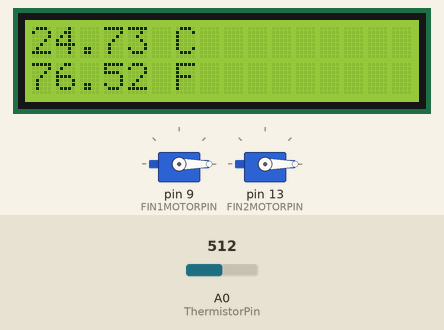
A sketch run on a simulated Arduino Uno, built with avr-gcc and run on an emulated ATmega328P. On the bench: 2 × servo, 16×2 character LCD. The inputs (shaded band) are chosen by the test bench; at power-on: A0 (ThermistorPin) = 512. What the sketch prints to the serial monitor is not drawn.

Above: at 1.2 s.
1.3 s: A0 (ThermistorPin) set to 716
At 6.1 s:
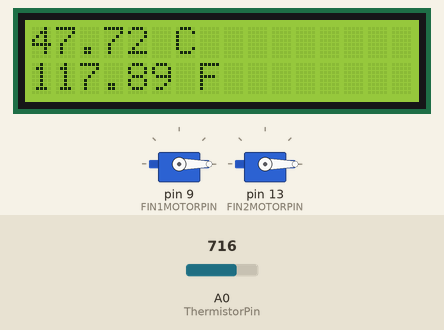
7.3 s: A0 (ThermistorPin) set to 900
At 11.4 s:
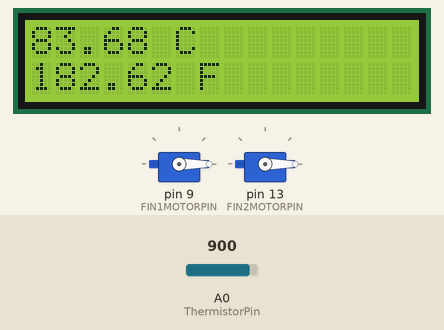
13.3 s: A0 (ThermistorPin) set to 1023
At 15.4 s:
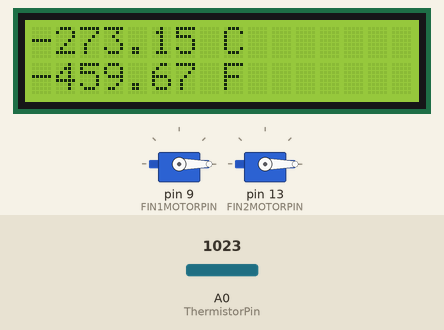
19.3 s: A0 (ThermistorPin) set to 950
At 20.7 s:
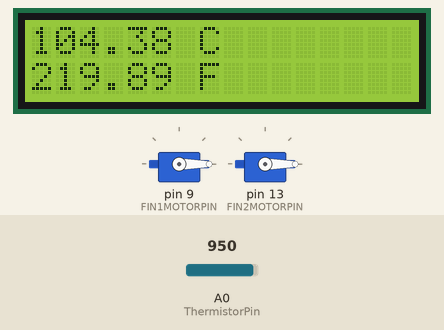
25.3 s: A0 (ThermistorPin) set to 930
At 31.2 s:
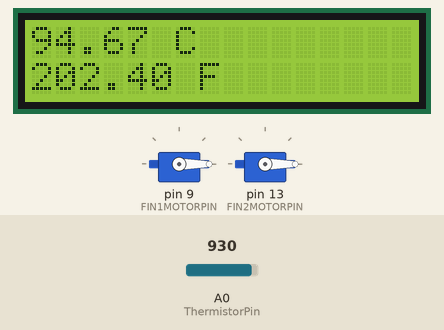
Timing chart, 0 to 32.6 s (numbered marks = the images above; inputs shaded):
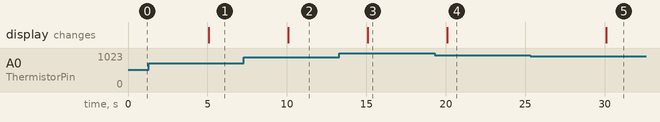

The sketch:

ResponsiveFacade.ino
```cpp
// TEMPERATURE SENSOR (THERMISTOR TUTORIAL) - referred Circuit Basis - https://www.circuitbasics.com/arduino-thermistor-temperature-sensor-tutorial/
// Steinhart-Hart equation is used to convert the resistance of the thermistor to a temperature reading.

// Libraries
#include <Servo.h>
#include <LiquidCrystal.h>
LiquidCrystal lcd(12, 11, 6, 5, 4, 3);

// Make servo "object", here - doorMotor
Servo fin1Motor, fin2Motor;
const int FIN1MOTORPIN = 9;
const int FIN2MOTORPIN = 13;

int ThermistorPin = 0;
int Vo;
float R1 = 10000;
float logR2, R2, T, Tc, Tf, servo1Angle, servo2Angle;
float c1 = 1.009249522e-03, c2 = 2.378405444e-04, c3 = 2.019202697e-07;

void setup() {
  Serial.begin(9600);
  servo1Angle = 0.0;
  servo2Angle = 0.0;

  // Tell Arduino where the motor is plugged
  fin1Motor.attach(FIN1MOTORPIN);
  fin2Motor.attach(FIN2MOTORPIN);

  fin1Motor.write(servo1Angle);
  fin2Motor.write(servo2Angle);

  // LCD format
  lcd.begin(16, 2);
}

void loop() {
  // Reading thermoristor values
  Vo = analogRead(ThermistorPin);
  R2 = R1 * (1023.0 / (float)Vo - 1.0);
  logR2 = log(R2);

  // Voltage to K Temperature converstion
  T = (1.0 / (c1 + c2*logR2 + c3*logR2*logR2*logR2));

  // Celcius and Farenheit conversion
  Tc = T - 273.15;
  Tf = (Tc * 9.0)/ 5.0 + 32.0;

  // Display temperature in LCD
  lcd.clear();
  lcd.print(Tc);
  lcd.print(" C");
  lcd.setCursor(0,1);
  lcd.print(Tf);
  lcd.print(" F");


  servo1Angle = fin1Motor.read();
  servo2Angle = fin2Motor.read();
  // Move servoMotor
  if (Tc <= 24){
    while ((0 < servo1Angle) and (servo2Angle < 180)) {
      fin1Motor.write(servo1Angle + 5);
      fin2Motor.write(servo2Angle - 5);
      delay(1000);
      servo1Angle = fin1Motor.read();
      servo2Angle = fin2Motor.read();
    }
  }
  // Move servoMotor
  if (24 < Tc){
    while ((servo1Angle < 180) and (0 < servo2Angle)){
      fin1Motor.write(servo1Angle - 5);
      fin2Motor.write(servo2Angle + 5);
      delay(1000);
      servo1Angle = fin1Motor.read();
      servo2Angle = fin2Motor.read();
    }
  }

  // Serial monitor prints - Motor Angles
  Serial.print("Current Fin 1 Angle: ");
  Serial.print(servo1Angle);
  Serial.print("Current Fin 2 Angle: ");
  Serial.print(servo2Angle);
  delay(5000);
}
```

Measured:
- after the input at 1.3 s, the display: changes after 3.8 s (image 1)
- after the input at 7.3 s, the display: changes after 2.8 s (image 2)
- after the input at 13.3 s, the display: changes after 1.8 s (image 3)
- after the input at 19.3 s, the display: changes after 0.80 s (image 4)
- after the input at 25.3 s, the display: changes after 4.8 s (image 5)
